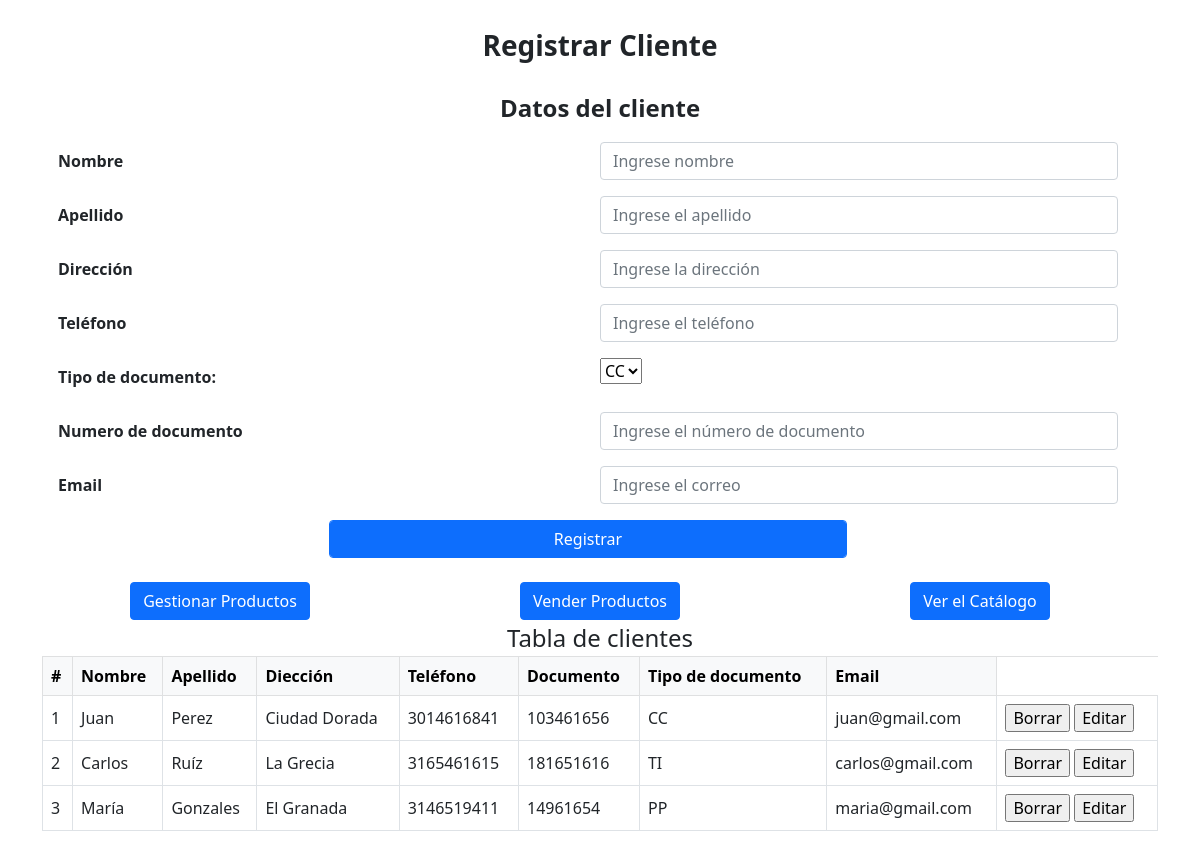
/clients.php, run on the app's committed database.
### tables this page shows
CREATE TABLE `Client` (
`id` BIGINT PRIMARY KEY AUTO_INCREMENT NOT NULL,
`name` VARCHAR(50) NOT NULL,
`lastname` VARCHAR(60) NOT NULL,
`address` VARCHAR(60) NOT NULL,
`phone` VARCHAR(13) NOT NULL,
`document` BIGINT NOT NULL,
`document_type` TINYINT NOT NULL,
`email` VARCHAR(60),
FOREIGN KEY (`document_type`) REFERENCES `Document_type` (`id`));

CREATE TABLE `Document_type` (
`id` TINYINT PRIMARY KEY AUTO_INCREMENT NOT NULL,
`name` VARCHAR(2) NOT NULL,
`details` TEXT);

### includes/config.php (called while the page is built, shortened)
<?php
    $BASE_ROOT_URL_PATH = 'http://localhost/market/';
?>

### includes/database.php (called while the page is built)
<?php
    $db_host = 'localhost';
    $db_name = 'market';
    $db_user = 'root';
    $db_pwd = '';

### classes/DocumentType.php (called while the page is built, shortened)
<?php
class DocumentType
{
	private $pdo;
	private $table_name;
	function __construct()
	{
		global $db_host, $db_name, $db_user, $db_pwd;
		$this->pdo = new pdo('mysql:host=' . $db_host . ';dbname=' . $db_name, $db_user, $db_pwd);
		$this->pdo->setAttribute(PDO::ATTR_ERRMODE, PDO::ERRMODE_EXCEPTION);
		$this->table_name = 'Document_type';
	}
	public function getAll($orderByDesc = true, $limit = 0)
	{
		$result = array();
		try {
			$sql = " SELECT * FROM {$this->table_name}";
			$stmt = $this->pdo->prepare($sql);
			$stmt->execute();
			$result = $stmt->fetchAll(PDO::FETCH_ASSOC);
		} catch (PDOException $e) {
			throw new Exception("Error trying to get records from {$this->table_name} table: " . $e->getMessage());
		}
		return $result;
	}
	public function getById($id)
	{
		$result = array();
		try {
			$sql = " SELECT * FROM {$this->table_name} ";
			$sql .= ' WHERE `id` = :id';
			$stmt = $this->pdo->prepare($sql);
			$stmt->bindValue(':id', $id, PDO::PARAM_INT);
			$stmt->execute();
			$result = $stmt->fetch(PDO::FETCH_ASSOC);
		} catch (PDOException $e) {
			throw new Exception("Error trying to get records from {$this->table_name} table: " . $e->getMessage());
		}
		return $result;
	}
}

### classes/Client.php (called while the page is built, shortened)
<?php
class Client
{
	private $pdo;
	private $table_name;
	function __construct()
	{
		global $db_host, $db_name, $db_user, $db_pwd;
		$this->pdo = new pdo('mysql:host=' . $db_host . ';dbname=' . $db_name, $db_user, $db_pwd);
		$this->pdo->setAttribute(PDO::ATTR_ERRMODE, PDO::ERRMODE_EXCEPTION);
		$this->table_name = 'client';
	}
	public function getAll($orderByDesc = true, $limit = 0)
	{
		$result = array();
		try {
			$sql = " SELECT * FROM {$this->table_name}";
			$stmt = $this->pdo->prepare($sql);
			$stmt->execute();
			$result = $stmt->fetchAll(PDO::FETCH_ASSOC);
		} catch (PDOException $e) {
			throw new Exception("Error trying to get records from {$this->table_name} table: " . $e->getMessage());
		}
		return $result;
	}
}

### clients.php (the view, shortened to what this page needs)
<?php
require('includes/config.php');
require_once($BASE_ROOT_FOLDER_PATH . 'includes/database.php');
require($BASE_ROOT_FOLDER_PATH . 'classes/Client.php');
require($BASE_ROOT_FOLDER_PATH . 'classes/DocumentType.php');
$client = new Client();
$registros = $client->getAll();
$document_type = new DocumentType();
$document_type_list = $document_type->getAll();
?>
<!DOCTYPE html>
<html lang="en">
<head>
    <link rel="stylesheet" href="<?php echo $BASE_ROOT_URL_PATH . 'assets/'; ?>css/bootstrap.min.css">
</head>
<body>
    <br>
    <div class="container">
        <div class="row align-items-center">
            <div class="col-12 text-center">
                <span class="fw-bolder fs-3">Registrar Cliente</span>
            </div>
        </div>
        <div class="row">
            <div class="span12">&nbsp;</div>
        </div>
        <div class="row align-items-center">
            <div class="col-12 text-center">
                <span class="fw-bolder fs-4">Datos del cliente</span>
            </div>
        </div>
        <div class="row">
            <div class="span12">&nbsp;</div>
        </div>
        <form class="row g-3 align-items-center" action="<?php echo $BASE_ROOT_URL_PATH; ?>includes/client/save.php"
            method="post">
            <div class="px-4 py-2 row">
                <label for="name" class="col-6 col-form-label fw-bolder">Nombre</label>
                <div class="col-6">
                    <input type="text" class="form-control" name="name" placeholder="Ingrese nombre" required>
                </div>
            </div>
            <div class="px-4 py-2 row">
                <label for="name" class="col-6 col-form-label fw-bolder">Apellido</label>
                <div class="col-6">
                    <input type="text" class="form-control" name="lastname" placeholder="Ingrese el apellido" required>
                </div>
            </div>
            <div class="px-4 py-2 row">
                <label for="name" class="col-6 col-form-label fw-bolder">Dirección</label>
                <div class="col-6">
                    <input type="text" class="form-control" name="address" placeholder="Ingrese la dirección" required>
                </div>
            </div>
            <div class="px-4 py-2 row">
                <label for="name" class="col-6 col-form-label fw-bolder">Teléfono</label>
                <div class="col-6">
                    <input type="number" class="form-control" name="phone" placeholder="Ingrese el teléfono" required>
                </div>
            </div>
            <div class="px-4 py-2 row">
                <label for="name" class="col-6 col-form-label fw-bolder">Tipo de documento:</label>
                <div class="col-6">
                    <select name="document_type">
                        <?php
                        foreach ($document_type_list as $row) {
                            echo '<option value="' . $row['id'] . '">' . $row['name'] . '</option>';
                        }
                        ?>
                    </select>
                </div>
            </div>
            <div class="px-4 py-2 row">
                <label for="name" class="col-6 col-form-label fw-bolder">Numero de documento</label>
                <div class="col-6">
                    <input type="number" class="form-control" name="document"
                        placeholder="Ingrese el número de documento" required>
                </div>
            </div>
            <div class="px-4 py-2 row">
                <label for="name" class="col-6 col-form-label fw-bolder">Email</label>
                <div class="col-6">
                    <input type="email" class="form-control" name="email" placeholder="Ingrese el correo" required>
                </div>
            </div>
            <div class="px-4 py-2 row">
                <div class="col-3">&nbsp;</div>
                <div class="col-6">
                    <input type="submit" class="form-control btn btn-primary" name="submit" value="Registrar" require>
                </div>
                <div class="col-3">&nbsp;</div>
            </div>
        </form>
        <div class="row text-center align-items-center">
            <div class="col-4">
                <a href="products.php"><input class="btn btn-primary" type="button" name="btn-products"
                        id="btn-products" value="Gestionar Productos"></a>
            </div>
            <div class="col-4">
                <a href="index.php"><input class="btn btn-primary" type="button" name="btn-products"
                        id="btn-products" value="Vender Productos"></a>
            </div>
            <div class="col-4">
                <a href="catalog.php"><input class="btn btn-primary" type="button" name="btn-catalog" id="btn-catalog"
                        value="Ver el Catálogo"></a>
            </div>
        </div>
        <div class="row align-items-center" id="show-content">
            <div class="col-12 text-center">
                <span class="fs-4">Tabla de clientes</span>
            </div>
            <div class="table-responsive">
                <table class="table table-bordered align-middle" id="edit-table">
                    <thead class="table-light">
                        <th>#</th>
                        <th>Nombre</th>
                        <th>Apellido</th>
                        <th>Diección</th>
                        <th>Teléfono</th>
                        <th>Documento</th>
                        <th>Tipo de documento</th>
                        <th>Email</th>
                    </thead>
                    <tbody>
                        <?php
                        if (count($registros) < 1) {
                        ?>
                        <tr>
                            <td colspan="8">No hay registros</td>
                        </tr>
                        <?php
                        } else {
                            foreach ($registros as $fila) {
                                $documentName = ($document_type->getById($fila['document_type'])['name']);
                        ?>
                        <tr>
                            <td>
                                <?php echo $fila['id'] ?>
                            </td>
                            <td>
                                <?php echo $fila['name'] ?>
                            </td>
                            <td>
                                <?php echo $fila['lastname'] ?>
                            </td>
                            <td>
                                <?php echo $fila['address'] ?>
                            </td>
                            <td>
                                <?php echo $fila['phone'] ?>
                            </td>
                            <td>
                                <?php echo $fila['document'] ?>
                            </td>
                            <td>
                                <?php echo $documentName ?>
                            </td>
                            <td>
                                <?php echo $fila['email'] ?>
                            </td>
                            <td>
                                <input type="button" value="Borrar"
                                    onClick="borrar_cliente(<?php echo $fila['id']; ?>);">
                                <input type="button" value="Editar"
                                    onClick="editar_cliente(<?php echo $fila['id']; ?>);">
                            </td>
                        </tr>
                        <?php
                            }
                        }
                        ?>
                    </tbody>
                </table>
            </div>
        </div>
    </div>
</body>
</html>

### data on the page
client: id "1", name "Juan", lastname "Perez", address "Ciudad Dorada", phone "3014616841", document "103461656", document_type.name "CC", email "juan@gmail.com"
client: id "2", name "Carlos", lastname "Ruíz", address "La Grecia", phone "3165461615", document "181651616", document_type.name "TI", email "carlos@gmail.com"
client: id "3", name "María", lastname "Gonzales", address "El Granada", phone "3146519411", document "14961654", document_type.name "PP", email "maria@gmail.com"

### other printed values
form field document_type "CC"
